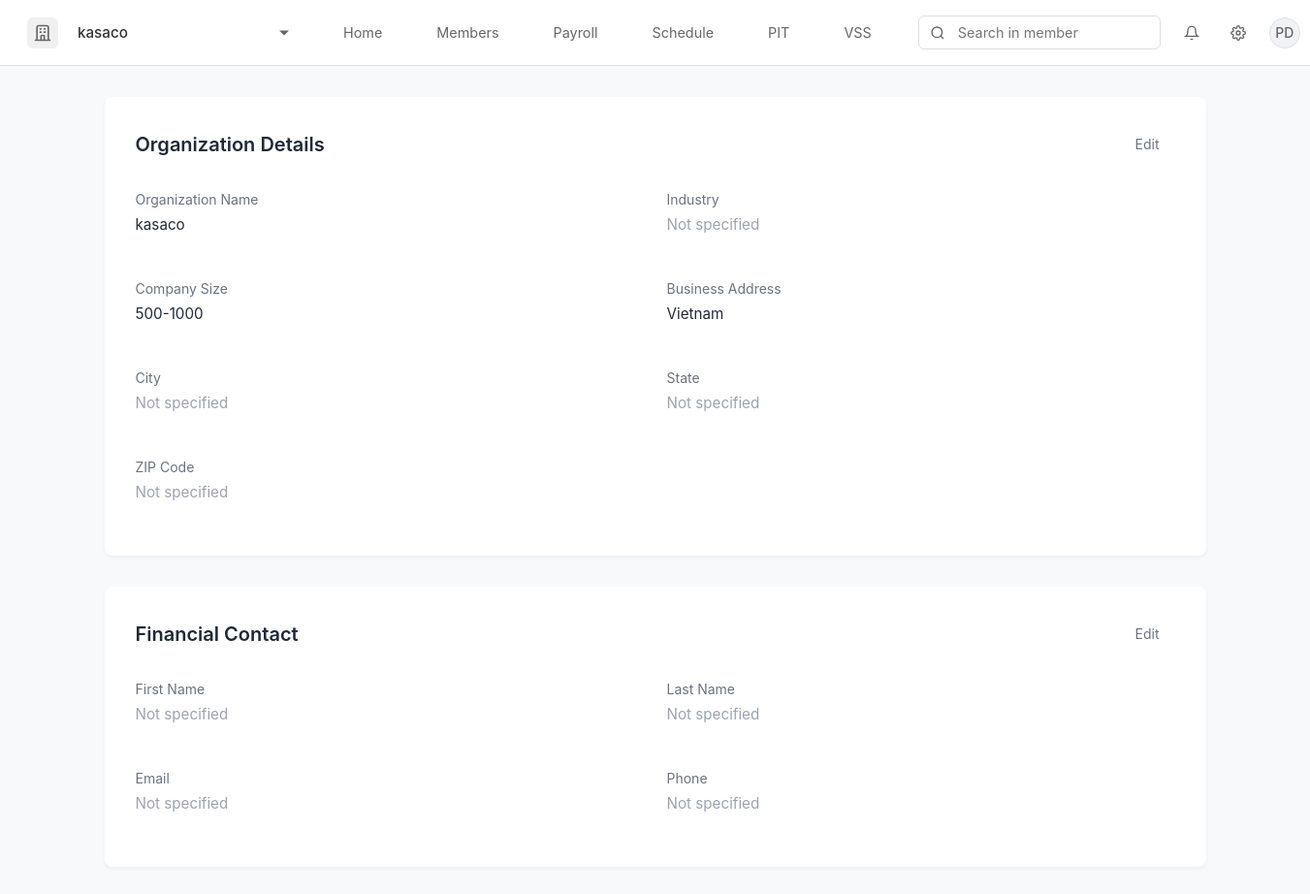
/settings (signed in), run on the app's committed database.
### app.py (models this page shows, shortened)
class Organization(db.Model):
    id = db.Column(db.Integer, primary_key=True)
    name = db.Column(db.String(120), nullable=False)
    industry = db.Column(db.String(80))
    size = db.Column(db.String(50))
    location = db.Column(db.String(120))
    logo_url = db.Column(db.String(255))
    created_at = db.Column(db.DateTime, default=datetime.utcnow)
    users = db.relationship('User', backref='org', lazy=True)

class User(db.Model):
    id = db.Column(db.Integer, primary_key=True)
    email = db.Column(db.String(120), unique=True, nullable=False)
    password = db.Column(db.String(80), nullable=False)
    first_name = db.Column(db.String(80))
    last_name = db.Column(db.String(80))
    preferred_name = db.Column(db.String(80))
    date_of_birth = db.Column(db.String(20))
    citizenship = db.Column(db.String(80))
    phone = db.Column(db.String(20))
    tax_residence = db.Column(db.String(80))
    department = db.Column(db.String(80))
    job_title = db.Column(db.String(80))
    seniority_level = db.Column(db.String(80))
    created_at = db.Column(db.DateTime, default=datetime.utcnow)
    profile_completed = db.Column(db.Boolean, default=False)
    organization_id = db.Column(db.Integer, db.ForeignKey('organization.id'))
    organization = db.relationship('Organization')
    avatar_url = db.Column(db.String(255))
    reset_token = db.Column(db.String(100), unique=True)
    reset_token_expiry = db.Column(db.DateTime)

### app.py (the view)
@app.route('/settings')
def settings():
    if 'user_id' not in session:
        return redirect('/login')
    user = User.query.get(session['user_id'])
    if not user:
        session.pop('user_id', None)
        return redirect('/login')
    organization = None
    if user.organization_id:
        organization = Organization.query.get(user.organization_id)
    return render_template('settings.html', user=user, organization=organization)

### app.py (called while the page is built)
@app.context_processor
def inject_organization():
    if 'user_id' in session:
        user = User.query.get(session['user_id'])
        if user and user.organization_id:
            organization = Organization.query.get(user.organization_id)
            return {'organization': organization}
    return {'organization': None}

### templates/settings.html (shortened to what this page needs)
{% extends "base.html" %}
{% block content %}
<div class="settings-container">
    <div class="settings-section">
        <div class="section-header">
            <h2 class="section-title">Organization Details</h2>
            <button class="edit-button">Edit</button>
        </div>
        <div class="info-grid">
            <div class="info-item">
                <div class="info-label">Organization Name</div>
                <div class="info-value">{{ organization.name if organization and organization.name else 'Not specified' }}</div>
            </div>
            <div class="info-item">
                <div class="info-label">Industry</div>
                <div class="info-value not-specified">Not specified</div>
            </div>
            <div class="info-item">
                <div class="info-label">Company Size</div>
                <div class="info-value">{{ organization.size if organization and organization.size else 'Not specified' }}</div>
            </div>
            <div class="info-item">
                <div class="info-label">Business Address</div>
                <div class="info-value">{{ organization.location if organization and organization.location else 'Not specified' }}</div>
            </div>
            <div class="info-item">
                <div class="info-label">City</div>
                <div class="info-value not-specified">Not specified</div>
            </div>
            <div class="info-item">
                <div class="info-label">State</div>
                <div class="info-value not-specified">Not specified</div>
            </div>
            <div class="info-item">
                <div class="info-label">ZIP Code</div>
                <div class="info-value not-specified">Not specified</div>
            </div>
        </div>
    </div>
        <div class="settings-section">
        <div class="section-header">
            <h2 class="section-title">Financial Contact</h2>
            <button class="edit-button">Edit</button>
        </div>
        <div class="info-grid">
            <div class="info-item">
                <div class="info-label">First Name</div>
                <div class="info-value not-specified">Not specified</div>
            </div>
            <div class="info-item">
                <div class="info-label">Last Name</div>
                <div class="info-value not-specified">Not specified</div>
            </div>
            <div class="info-item">
                <div class="info-label">Email</div>
                <div class="info-value not-specified">Not specified</div>
            </div>
            <div class="info-item">
                <div class="info-label">Phone</div>
                <div class="info-value not-specified">Not specified</div>
            </div>
        </div>
    </div>
</div>
{% endblock %}

### templates/base.html (shortened to what this page needs)
<!DOCTYPE html>
<html lang="en">
<head>
    <link rel="stylesheet" href="https://cdn.jsdelivr.net/npm/flatpickr/dist/flatpickr.min.css">
</head>
<body>
    {% if not hide_navbar %}
    <nav class="navbar">
        <div class="company-section">
            <div class="company-logo">
                <svg xmlns="http://www.w3.org/2000/svg" fill="none" viewBox="0 0 24 24" stroke="currentColor">
                    <path stroke-linecap="round" stroke-linejoin="round" stroke-width="2" d="M19 21V5a2 2 0 00-2-2H7a2 2 0 00-2 2v16m14 0h2m-2 0h-5m-9 0H3m2 0h5M9 7h1m-1 4h1m4-4h1m-1 4h1m-5 10v-5a1 1 0 011-1h2a1 1 0 011 1v5m-4 0h4" />
                </svg>
            </div>
            <select class="company-select" onchange="if(this.value === 'add') window.location.href='/organization/setup';">
                <option value="{{ organization.id if organization else '' }}">{{ organization.name if organization else 'Select organization' }}</option>
            </select>
        </div>
        <div class="nav-links">
            <a href="/" class="nav-link {% if request.path == '/' %}active{% endif %}">Home</a>
            <a href="#" class="nav-link {% if request.path == '/members' %}active{% endif %}">Members</a>
            <a href="#" class="nav-link {% if request.path == '/payroll' %}active{% endif %}">Payroll</a>
            <a href="#" class="nav-link {% if request.path == '/schedule' %}active{% endif %}">Schedule</a>
            <a href="#" class="nav-link {% if request.path == '/pit' %}active{% endif %}">PIT</a>
            <a href="#" class="nav-link {% if request.path == '/vss' %}active{% endif %}">VSS</a>
        </div>
        <div class="search-section">
            <div class="search-bar-wrapper">
                <div class="search-icon">
                    <svg viewBox="0 0 24 24" fill="none" stroke="currentColor" stroke-width="2">
                        <circle cx="11" cy="11" r="8"></circle>
                        <path d="M21 21l-4.35-4.35"></path>
                    </svg>
                </div>
                <input type="text" class="search-bar" placeholder="Search in member">
            </div>
            <div class="user-profile">
                <div class="notification-icon">
                    <svg viewBox="0 0 24 24" fill="none" stroke="currentColor" stroke-width="2">
                        <path d="M18 8A6 6 0 0 0 6 8c0 7-3 9-3 9h18s-3-2-3-9"></path>
                        <path d="M13.73 21a2 2 0 0 1-3.46 0"></path>
                    </svg>
                </div>
                <a href="/settings" class="settings-icon">
                </a>
                <div class="profile-pic" id="profileButton">
                    {% if user and user.avatar_url %}
                        <img src="{{ user.avatar_url }}" alt="Profile" style="width: 100%; height: 100%; object-fit: cover;">
                    {% else %}
                        <div class="avatar-initials">
                            {% if user %}
                                {% if user.preferred_name %}
                                    {{ user.preferred_name[0].upper() }}
                                {% elif user.first_name and user.last_name %}
                                    {{ (user.first_name[0] + user.last_name[0]).upper() }}
                                {% elif user.first_name %}
                                    {{ user.first_name[0].upper() }}
                                {% elif user.email %}
                                    {{ user.email[0].upper() }}
                                {% else %}
                                    U
                                {% endif %}
                            {% else %}
                                G
                            {% endif %}
                        </div>
                    {% endif %}
                </div>
            </div>
        </div>
    </nav>
    {% endif %}
    {% block content %}{% endblock %}
</body>
</html>

### templates/base.html (style rules this page uses)
* { margin: 0; padding: 0; box-sizing: border-box; font-family: -apple-system, BlinkMacSystemFont, 'Segoe UI', Roboto, Oxygen, Ubuntu, Cantarell, sans-serif; }
body { background-color: #f8f9fa; min-height: 100vh; }
.navbar { background: white; padding: 0.75rem 1.5rem; border-bottom: 1px solid #e0e0e0; display: flex; align-items: center; gap: 2rem; position: sticky; top: 0; z-index: 100; }
.company-section { display: flex; align-items: center; gap: 0.75rem; padding: 0.25rem; position: relative; cursor: pointer; border-radius: 6px; transition: all 0.2s; }
.company-logo { width: 32px; height: 32px; display: flex; align-items: center; justify-content: center; background-color: #f0f0f0; border-radius: 6px; }
.company-logo svg { width: 20px; height: 20px; color: #666; }
.company-select { appearance: none; -webkit-appearance: none; -moz-appearance: none; background: transparent; border: none; padding: 0.5rem; padding-right: 1.5rem; font-size: 0.95rem; color: #333; cursor: pointer; min-width: 200px; font-weight: 500; }
.company-section::after { content: ''; position: absolute; right: 0.5rem; top: 50%; transform: translateY(-50%); width: 0; height: 0; border-left: 5px solid transparent; border-right: 5px solid transparent; border-top: 5px solid #666; }
select option { padding: 0.75rem 1rem; font-size: 0.95rem; }
.nav-links { display: flex; gap: 1.5rem; align-items: center; }
.nav-link { color: #666; text-decoration: none; font-size: 0.9rem; padding: 0.75rem 1rem; border-radius: 6px; transition: all 0.2s; position: relative; }
.search-section { margin-left: auto; display: flex; align-items: center; gap: 1rem; }
.search-bar-wrapper { position: relative; display: flex; align-items: center; }
.search-bar { padding: 0.5rem 1rem; padding-left: 2.5rem; border: 1px solid #e0e0e0; border-radius: 6px; width: 250px; font-size: 0.9rem; background: white; }
.search-icon { position: absolute; left: 0.75rem; color: #666; display: flex; align-items: center; justify-content: center; }
.search-icon svg { width: 16px; height: 16px; }
.user-profile { display: flex; align-items: center; gap: 1rem; position: relative; }
.notification-icon, .settings-icon { width: 32px; height: 32px; display: flex; align-items: center; justify-content: center; color: #666; cursor: pointer; padding: 0.5rem; border-radius: 50%; transition: all 0.2s; }
.notification-icon svg, .settings-icon svg { width: 20px; height: 20px; }
.profile-pic { width: 32px; height: 32px; border-radius: 50%; cursor: pointer; overflow: hidden; border: 1px solid #e0e0e0; background-color: #f0f2f5; display: flex; align-items: center; justify-content: center; }
.avatar-initials { font-size: 0.875rem; color: #666; font-weight: 500; display: flex; align-items: center; justify-content: center; width: 100%; height: 100%; text-transform: uppercase; }

### templates/settings.html (style rules this page uses)
.settings-container { max-width: 1200px; margin: 2rem auto; padding: 0 2rem; }
.settings-section { background: white; border-radius: 8px; box-shadow: 0 2px 4px rgba(0,0,0,0.05); padding: 2rem; margin-bottom: 2rem; }
.settings-section:last-child { margin-bottom: 0; }
.section-header { display: flex; justify-content: space-between; align-items: center; margin-bottom: 2rem; }
.section-title { font-size: 1.25rem; font-weight: 600; color: #1f2937; margin: 0; }
.edit-button { padding: 0.5rem 1rem; font-size: 0.875rem; color: #6b7280; background: none; border: none; cursor: pointer; transition: color 0.2s; }
.info-grid { display: grid; grid-template-columns: repeat(2, 1fr); gap: 1.5rem; }
.info-item { margin-bottom: 1.5rem; }
.info-label { font-size: 0.875rem; color: #6b7280; margin-bottom: 0.5rem; }
.info-value { font-size: 0.95rem; color: #1f2937; }
.not-specified { color: #9ca3af; }

### data on the page
Organization: name "kasaco", size "500-1000", location "Vietnam"
User: (user.first_name[0]+user.last_name[0]).upper() "PD"
